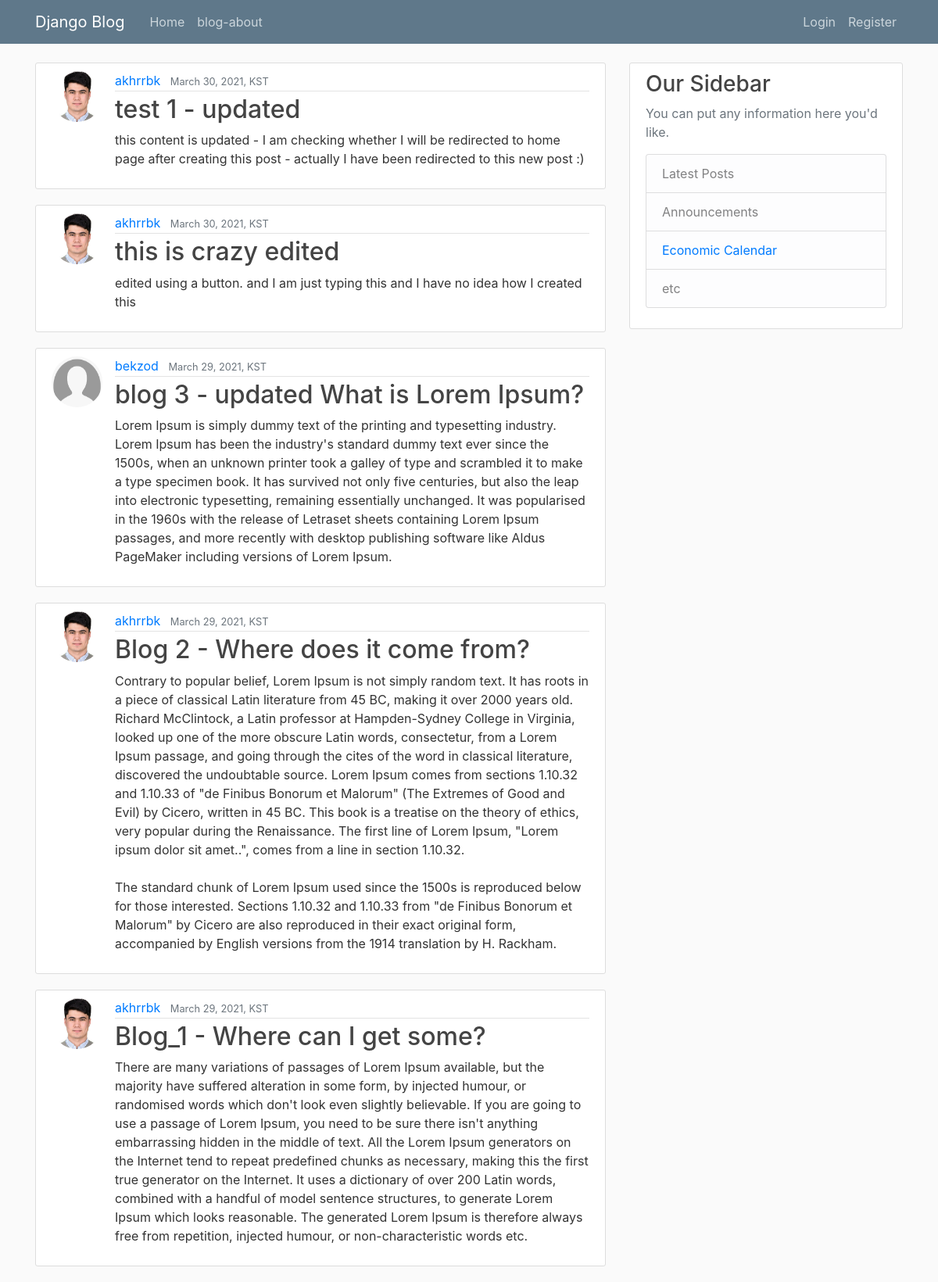
Before: / with the older database file.
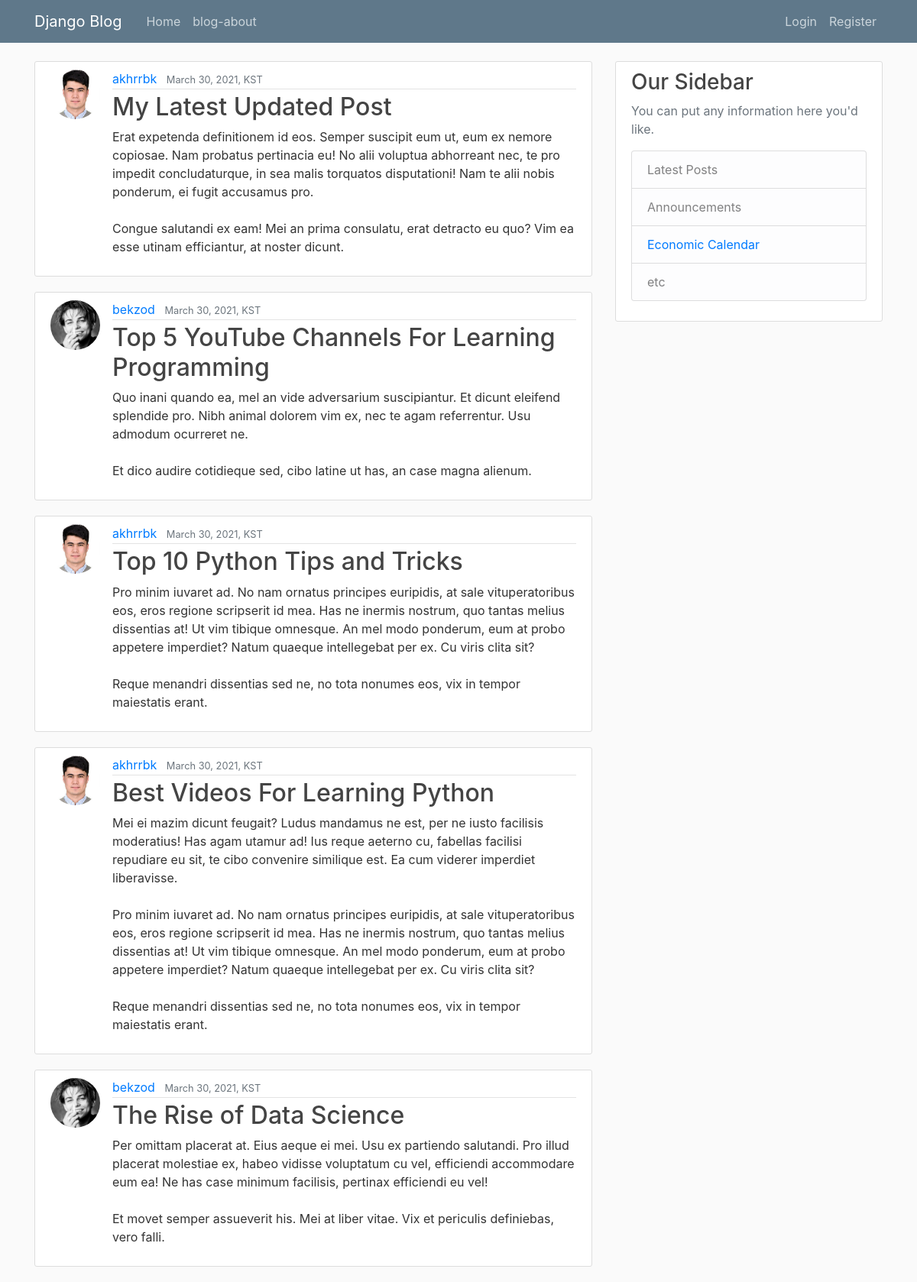
After: the same page with the newer database file.
### blog/models.py (models this page shows, shortened)
class Post(models.Model):
	title = models.CharField(max_length=100)
	content = models.TextField()
	date_posted = models.DateTimeField(default=timezone.now)
	author = models.ForeignKey(User, on_delete=models.CASCADE)

### users/models.py (models this page shows, shortened)
class Profile(models.Model):
    user = models.OneToOneField(User, on_delete=models.CASCADE)
    image = models.ImageField(default='default.jpg', upload_to='profile_pics')

### blog/views.py (the view)
# urls.py: path('', PostListView.as_view(), name='blog-home'),
class PostListView(ListView):
    model = Post
    template_name = 'blog/home.html'  # <app>/<model>_<viewtype>.html
    context_object_name = 'posts'
    ordering = ['-date_posted']
    paginate_by = 5

### blog/templates/blog/home.html
{% extends "blog/base.html" %}
{% block content %}
    {% for post in posts %}
        <article class="media content-section">
            <img class="rounded-circle article-img" src="{{ post.author.profile.image.url }}">
            <div class="media-body">
            <div class="article-metadata">
                <a class="mr-2" href="#">{{ post.author }}</a>
                <small class="text-muted">{{ post.date_posted|date:"F d, Y, T"}}</small>
            </div>
            <h2><a class="article-title" href="{% url 'post-detail' post.id %}">{{ post.title }}</a></h2>
            <p class="article-content">{{ post.content }}</p>
            </div>
        </article>
    {% endfor %}
{% endblock content %}

Changed rows visible on the page:
removed Post: author.profile.image (picture), author "akhrrbk", date_posted "March 30, 2021, KST", title "test 1 - updated", content "this content is updated - I am checking whether I will be redirected to home page after creating this post - actually I have been redirected to this new post :)"
no longer on this page (row unchanged): Post: author.profile.image (picture), author "akhrrbk", date_posted "March 30, 2021, KST", title "this is crazy edited", content "edited using a button. and I am just typing this and I have no idea how I created this"
no longer on this page (row unchanged): Post: author.profile.image (placeholder picture), author "bekzod", date_posted "March 29, 2021, KST", title "blog 3 - updated What is Lorem Ipsum?", content "Lorem Ipsum is simply dummy text of the printing and typesetting industry. Lorem Ipsum has been the industry's standard dummy text ever since the 1500s, when an unknown printer took a galley of type and scrambled it to make a type specimen book. It has survived not only five centuries, but also the leap into electronic typesetting, remaining essentially unchanged. It was popularised in the 1960s with the release of Letraset sheets containing Lorem Ipsum passages, and more recently with desktop publishing software like Aldus PageMaker including versions of Lorem Ipsum."
no longer on this page (row unchanged): Post: author.profile.image (picture), author "akhrrbk", date_posted "March 29, 2021, KST", title "Blog 2 - Where does it come from?", content "Contrary to popular belief, Lorem Ipsum is not simply random text. It has roots in a piece of classical Latin literature from 45 BC, making it over 2000 years old. Richard McClintock, a Latin professor at Hampden-Sydney College in Virginia, looked up one of the more obscure Latin words, consectetur, from a Lorem Ipsum passage, and going through the cites of the word in classical literature, discovered the undoubtable source. Lorem Ipsum comes from sections 1.10.32 and 1.10.33 of \"de Finibus Bonorum et Malorum\" (The Extremes of Good and Evil) by Cicero, written in 45 BC. This book is a treatise on the theory of ethics, very popular during the Renaissance. The first line of Lorem Ipsum,…"
no longer on this page (row unchanged): Post: author.profile.image (picture), author "akhrrbk", date_posted "March 29, 2021, KST", title "Blog_1 - Where can I get some?", content "There are many variations of passages of Lorem Ipsum available, but the majority have suffered alteration in some form, by injected humour, or randomised words which don't look even slightly believable. If you are going to use a passage of Lorem Ipsum, you need to be sure there isn't anything embarrassing hidden in the middle of text. All the Lorem Ipsum generators on the Internet tend to repeat predefined chunks as necessary, making this the first true generator on the Internet. It uses a dictionary of over 200 Latin words, combined with a handful of model sentence structures, to generate Lorem Ipsum which looks reasonable. The generated Lorem Ipsum is therefore always free from…"
added Post: author.profile.image (picture), author "akhrrbk", date_posted "March 30, 2021, KST", title "My Latest Updated Post", content "Erat expetenda definitionem id eos. Semper suscipit eum ut, eum ex nemore copiosae. Nam probatus pertinacia eu! No alii voluptua abhorreant nec, te pro impedit concludaturque, in sea malis torquatos disputationi! Nam te alii nobis ponderum, ei fugit accusamus pro. Congue salutandi ex eam! Mei an prima consulatu, erat detracto eu quo? Vim ea esse utinam efficiantur, at noster dicunt."
added Post: author.profile.image (picture), author "bekzod", date_posted "March 30, 2021, KST", title "Top 5 YouTube Channels For Learning Programming", content "Quo inani quando ea, mel an vide adversarium suscipiantur. Et dicunt eleifend splendide pro. Nibh animal dolorem vim ex, nec te agam referrentur. Usu admodum ocurreret ne. Et dico audire cotidieque sed, cibo latine ut has, an case magna alienum."
added Post: author.profile.image (picture), author "akhrrbk", date_posted "March 30, 2021, KST", title "Top 10 Python Tips and Tricks", content "Pro minim iuvaret ad. No nam ornatus principes euripidis, at sale vituperatoribus eos, eros regione scripserit id mea. Has ne inermis nostrum, quo tantas melius dissentias at! Ut vim tibique omnesque. An mel modo ponderum, eum at probo appetere imperdiet? Natum quaeque intellegebat per ex. Cu viris clita sit? Reque menandri dissentias sed ne, no tota nonumes eos, vix in tempor maiestatis erant."
added Post: author.profile.image (picture), author "akhrrbk", date_posted "March 30, 2021, KST", title "Best Videos For Learning Python", content "Mei ei mazim dicunt feugait? Ludus mandamus ne est, per ne iusto facilisis moderatius! Has agam utamur ad! Ius reque aeterno cu, fabellas facilisi repudiare eu sit, te cibo convenire similique est. Ea cum viderer imperdiet liberavisse. Pro minim iuvaret ad. No nam ornatus principes euripidis, at sale vituperatoribus eos, eros regione scripserit id mea. Has ne inermis nostrum, quo tantas melius dissentias at! Ut vim tibique omnesque. An mel modo ponderum, eum at probo appetere imperdiet? Natum quaeque intellegebat per ex. Cu viris clita sit? Reque menandri dissentias sed ne, no tota nonumes eos, vix in tempor maiestatis erant."
added Post: author.profile.image (picture), author "bekzod", date_posted "March 30, 2021, KST", title "The Rise of Data Science", content "Per omittam placerat at. Eius aeque ei mei. Usu ex partiendo salutandi. Pro illud placerat molestiae ex, habeo vidisse voluptatum cu vel, efficiendi accommodare eum ea! Ne has case minimum facilisis, pertinax efficiendi eu vel! Et movet semper assueverit his. Mei at liber vitae. Vix et periculis definiebas, vero falli."
